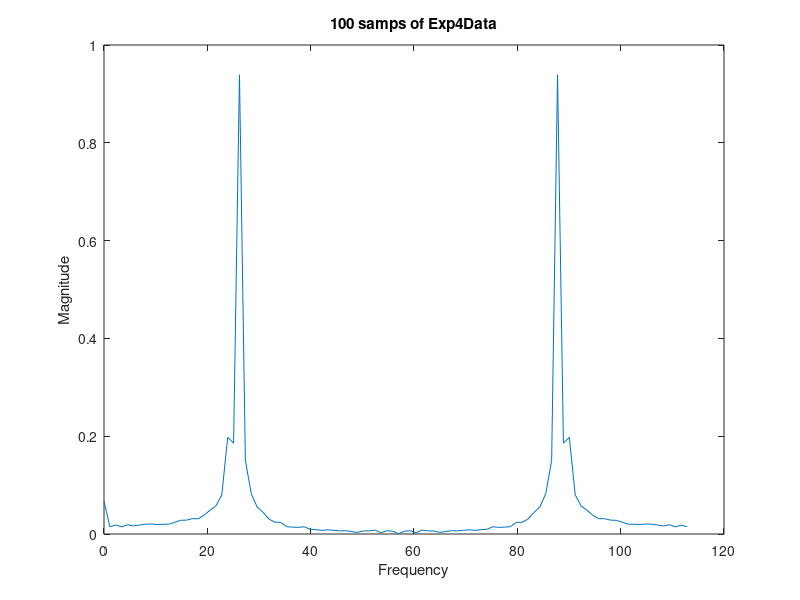
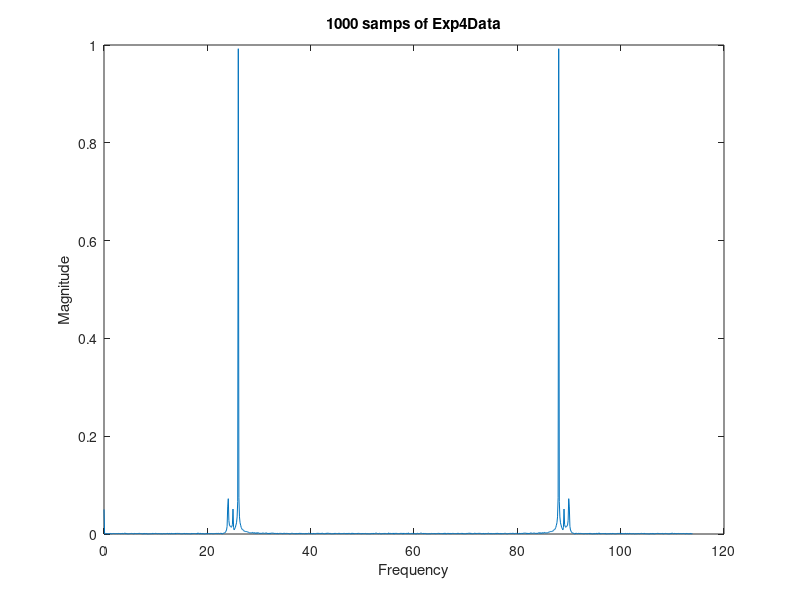
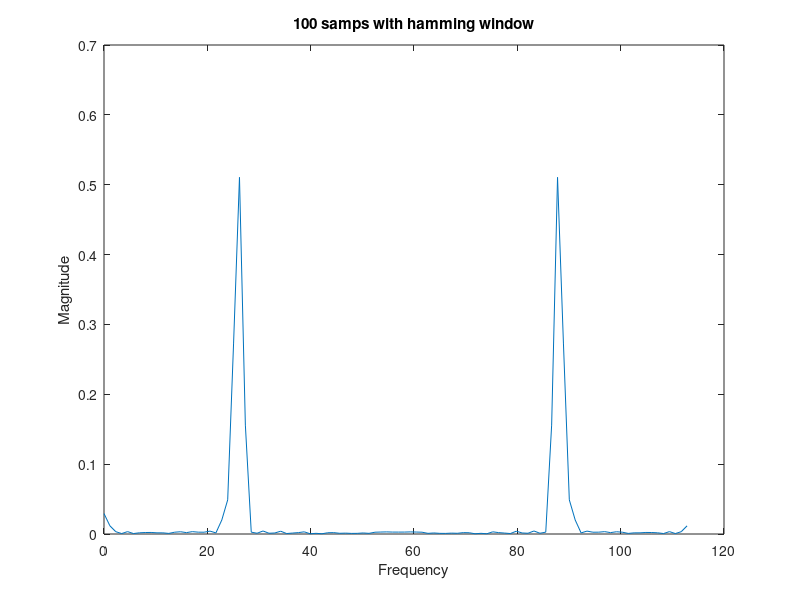
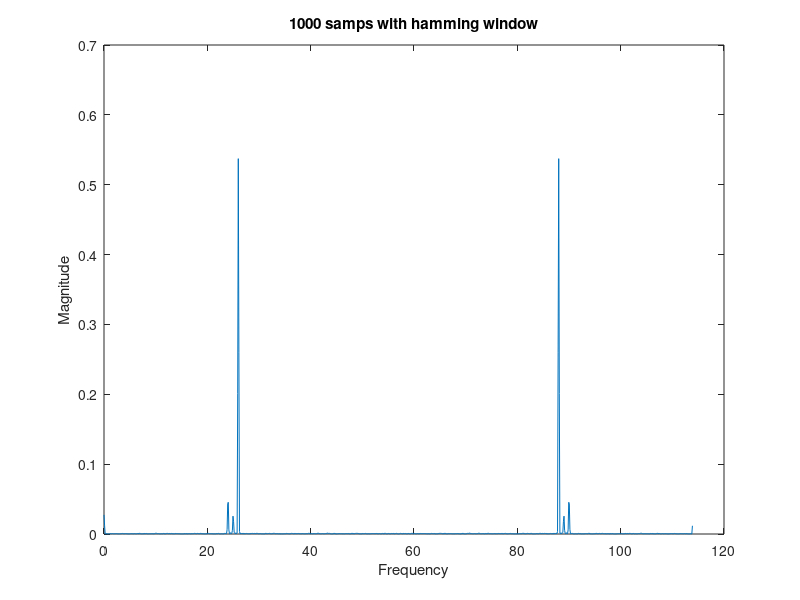

The MATLAB script that drew these images, in order:
data=load("data/Exp4Data.txt");
Fs=114;

% task a)
figure
f=fft(data(1:100));
N=length(f);
magn= abs(f)/N;
plot([0:N-1]*(Fs/N),magn);
xlabel('Frequency');
ylabel('Magnitude');
title(['100 samps of Exp4Data']);
saveas(gcf,'output/task3ai.png')

figure
f=fft(data(1:1000));
N=length(f);
magn= abs(f)/N;
plot([0:N-1]*(Fs/N),magn);
xlabel('Frequency');
ylabel('Magnitude');
title(['1000 samps of Exp4Data']);
saveas(gcf,'output/task3aii.png')

% F = 25 Hz

%task b)

xa2=data(1:100).*(hamming(100));

f=fft(xa2);
figure('Name','2 b)')
N=length(f);
magn= abs(f)/N;
plot([0:N-1]*(Fs/N),magn);
xlabel('Frequency');
ylabel('Magnitude');
title(['100 samps with hamming window']);
saveas(gcf,'output/task3bi.png')

xa2=data(1:1000).*(hamming(1000));

f=fft(xa2);
figure('Name','2 b)')
N=length(f);
magn= abs(f)/N;
plot([0:N-1]*(Fs/N),magn);
xlabel('Frequency');
ylabel('Magnitude');
title(['1000 samps with hamming window']);
saveas(gcf,'output/task3bii.png')